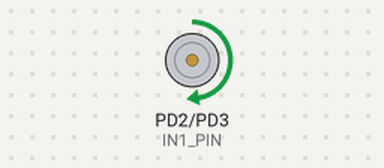
Recording of a program running on a simulated ATmega328P, built with avr-gcc and emulated at 16 MHz. On the bench: motor-driver pin pairs drawn as motors (green arrow = first pin HIGH = forward, orange = second pin HIGH = backward, longer = more drive, scaled by the enable pin).

Above: at 1.0 s.
At 2.5 s:
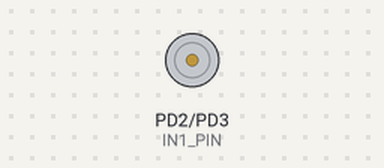
At 4.0 s:
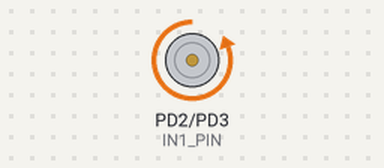
Timing chart, 0 to 7.8 s (numbered marks = the images above):
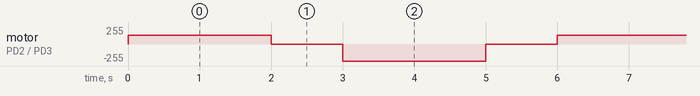

Measured:
- by itself, motor on PD2 (IN1_PIN) / PD3 (IN2_PIN): repeats every 6.0 s: stopped 1.0 s, backward 255/255 2.0 s, stopped 1.0 s, forward 128/255 2.0 s

The program:

main.c
```c
#define F_CPU 16000000UL // Definir frecuencia del CPU para delays
#include <avr/io.h>
#include <util/delay.h>

// Definición de pines
#define IN1_PIN PD2
#define IN2_PIN PD3
#define EN_PIN  PB1

// Inicialización de pines
void setup_pins() {
	// Configuración de pines de control como salidas
	DDRD |= (1 << IN1_PIN) | (1 << IN2_PIN);
	// Configuración del pin EN como salida
	DDRB |= (1 << EN_PIN);

	// Inicializar pines en estado bajo
	PORTD &= ~(1 << IN1_PIN);
	PORTD &= ~(1 << IN2_PIN);
	PORTB &= ~(1 << EN_PIN);
}

// Inicialización de PWM en el pin EN
void setup_pwm() {
	// Configurar Timer1 para PWM en PB1 (OC1A)
	TCCR1A |= (1 << WGM10) | (1 << COM1A1); // Fast PWM, 8 bits
	TCCR1B |= (1 << WGM12) | (1 << CS11);   // Prescaler 8

	// Inicializar PWM en 0
	OCR1A = 0;
}

// Función para controlar el motor
void control_motor(uint8_t speed, uint8_t direction) {
	// Configurar la velocidad del motor (0-255)
	OCR1A = speed;

	// Configurar la dirección del motor
	if (direction == 0) { // Hacia adelante
		PORTD |= (1 << IN1_PIN);
		PORTD &= ~(1 << IN2_PIN);
		} else { // Hacia atrás
		PORTD &= ~(1 << IN1_PIN);
		PORTD |= (1 << IN2_PIN);
	}
}

int main(void) {
	setup_pins();
	setup_pwm();

	while (1) {
		// Mover motor hacia adelante con velocidad media
		control_motor(128, 0);
		_delay_ms(2000);

		// Detener motor
		control_motor(0, 0);
		_delay_ms(1000);

		// Mover motor hacia atrás con velocidad completa
		control_motor(255, 1);
		_delay_ms(2000);

		// Detener motor
		control_motor(0, 1);
		_delay_ms(1000);
	}
}
```
